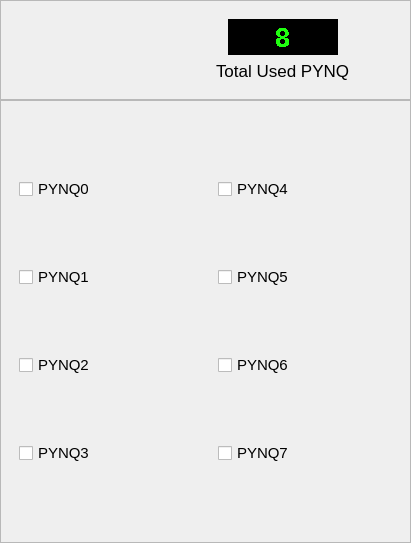
<?xml version="1.0" encoding="UTF-8"?>
<ui version="4.0">
 <class>Form</class>
 <widget class="QWidget" name="Form">
  <property name="geometry">
   <rect>
    <x>0</x>
    <y>0</y>
    <width>411</width>
    <height>543</height>
   </rect>
  </property>
  <property name="windowTitle">
   <string>PYNQ Controll</string>
  </property>
  <layout class="QVBoxLayout" name="verticalLayout">
   <property name="spacing">
    <number>0</number>
   </property>
   <property name="leftMargin">
    <number>0</number>
   </property>
   <property name="topMargin">
    <number>0</number>
   </property>
   <property name="rightMargin">
    <number>0</number>
   </property>
   <property name="bottomMargin">
    <number>0</number>
   </property>
   <item>
    <widget class="QFrame" name="frameStatus">
     <property name="maximumSize">
      <size>
       <width>16777215</width>
       <height>100</height>
      </size>
     </property>
     <property name="frameShape">
      <enum>QFrame::StyledPanel</enum>
     </property>
     <property name="frameShadow">
      <enum>QFrame::Raised</enum>
     </property>
     <layout class="QHBoxLayout" name="horizontalLayout">
      <item>
       <widget class="QLabel" name="pynqImage">
        <property name="minimumSize">
         <size>
          <width>150</width>
          <height>85</height>
         </size>
        </property>
        <property name="maximumSize">
         <size>
          <width>140</width>
          <height>100</height>
         </size>
        </property>
        <property name="text">
         <string/>
        </property>
       </widget>
      </item>
      <item>
       <widget class="QWidget" name="widget" native="true">
        <property name="font">
         <font>
          <stylestrategy>PreferAntialias</stylestrategy>
         </font>
        </property>
        <layout class="QVBoxLayout" name="verticalLayout_2">
         <item alignment="Qt::AlignHCenter">
          <widget class="QLabel" name="number">
           <property name="minimumSize">
            <size>
             <width>110</width>
             <height>0</height>
            </size>
           </property>
           <property name="maximumSize">
            <size>
             <width>110</width>
             <height>40</height>
            </size>
           </property>
           <property name="font">
            <font>
             <pointsize>20</pointsize>
             <weight>75</weight>
             <bold>true</bold>
             <stylestrategy>NoAntialias</stylestrategy>
            </font>
           </property>
           <property name="styleSheet">
            <string notr="true">QLabel{
	background-color: rgb(0, 0, 0);
	color:rgb(32, 255, 16);
}</string>
           </property>
           <property name="text">
            <string>8</string>
           </property>
           <property name="alignment">
            <set>Qt::AlignCenter</set>
           </property>
          </widget>
         </item>
         <item alignment="Qt::AlignHCenter">
          <widget class="QLabel" name="label_3">
           <property name="maximumSize">
            <size>
             <width>16777215</width>
             <height>20</height>
            </size>
           </property>
           <property name="font">
            <font>
             <pointsize>13</pointsize>
             <stylestrategy>PreferAntialias</stylestrategy>
            </font>
           </property>
           <property name="text">
            <string>Total Used PYNQ</string>
           </property>
          </widget>
         </item>
        </layout>
       </widget>
      </item>
     </layout>
    </widget>
   </item>
   <item>
    <widget class="QFrame" name="frameNum">
     <property name="frameShape">
      <enum>QFrame::StyledPanel</enum>
     </property>
     <property name="frameShadow">
      <enum>QFrame::Raised</enum>
     </property>
     <layout class="QHBoxLayout" name="horizontalLayout_2">
      <item>
       <widget class="QWidget" name="widget_2" native="true">
        <layout class="QVBoxLayout" name="verticalLayout_3">
         <item>
          <widget class="QCheckBox" name="ch0">
           <property name="font">
            <font>
             <pointsize>11</pointsize>
            </font>
           </property>
           <property name="styleSheet">
            <string notr="true"/>
           </property>
           <property name="text">
            <string>PYNQ0</string>
           </property>
          </widget>
         </item>
         <item>
          <widget class="QCheckBox" name="ch1">
           <property name="font">
            <font>
             <pointsize>11</pointsize>
            </font>
           </property>
           <property name="text">
            <string>PYNQ1</string>
           </property>
          </widget>
         </item>
         <item>
          <widget class="QCheckBox" name="ch2">
           <property name="font">
            <font>
             <pointsize>11</pointsize>
            </font>
           </property>
           <property name="text">
            <string>PYNQ2</string>
           </property>
          </widget>
         </item>
         <item>
          <widget class="QCheckBox" name="ch3">
           <property name="font">
            <font>
             <pointsize>11</pointsize>
            </font>
           </property>
           <property name="text">
            <string>PYNQ3</string>
           </property>
          </widget>
         </item>
        </layout>
       </widget>
      </item>
      <item>
       <widget class="QWidget" name="widget_3" native="true">
        <layout class="QVBoxLayout" name="verticalLayout_4">
         <item>
          <widget class="QCheckBox" name="ch4">
           <property name="font">
            <font>
             <pointsize>11</pointsize>
            </font>
           </property>
           <property name="text">
            <string>PYNQ4</string>
           </property>
          </widget>
         </item>
         <item>
          <widget class="QCheckBox" name="ch5">
           <property name="font">
            <font>
             <pointsize>11</pointsize>
            </font>
           </property>
           <property name="text">
            <string>PYNQ5</string>
           </property>
          </widget>
         </item>
         <item>
          <widget class="QCheckBox" name="ch6">
           <property name="font">
            <font>
             <pointsize>11</pointsize>
            </font>
           </property>
           <property name="text">
            <string>PYNQ6</string>
           </property>
          </widget>
         </item>
         <item>
          <widget class="QCheckBox" name="ch7">
           <property name="font">
            <font>
             <pointsize>11</pointsize>
            </font>
           </property>
           <property name="text">
            <string>PYNQ7</string>
           </property>
          </widget>
         </item>
        </layout>
       </widget>
      </item>
     </layout>
    </widget>
   </item>
  </layout>
 </widget>
 <resources/>
 <connections/>
</ui>
